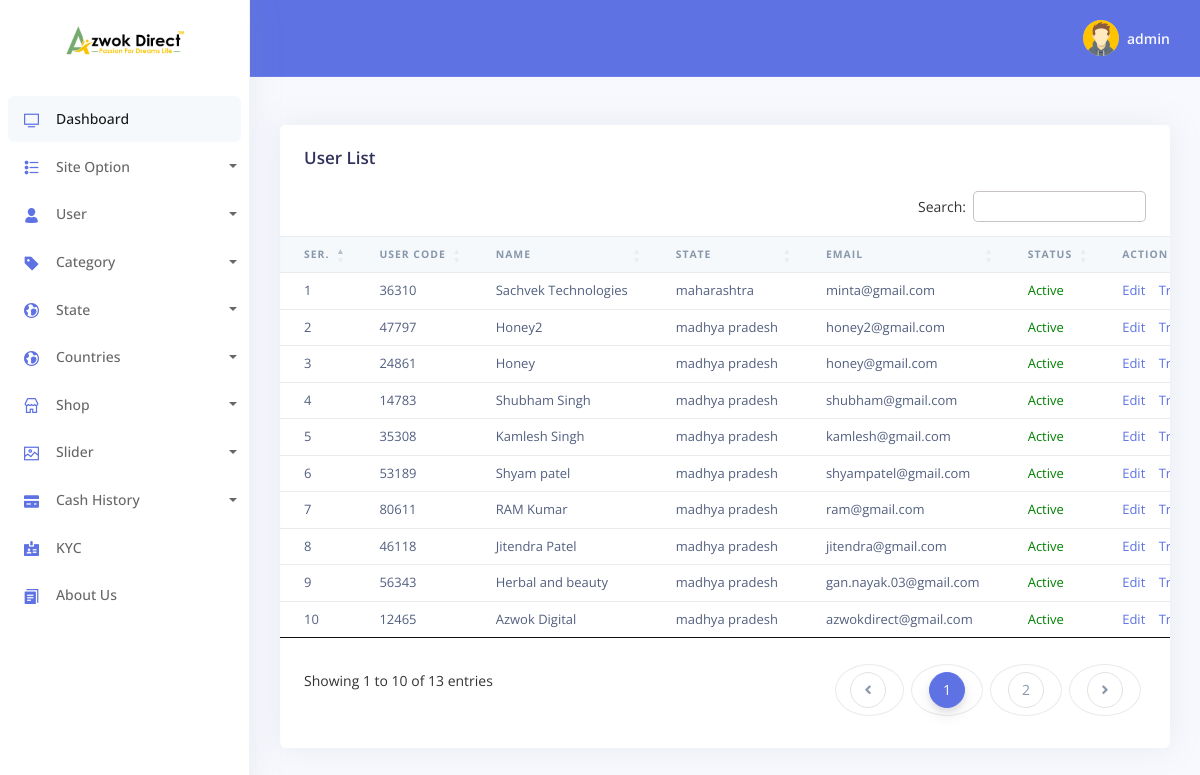
/admin/auser-list.php (signed in), run on the app's committed database.
### tables this page shows
CREATE TABLE `tbl_logo` (
  `id` int NOT NULL,
  `logo` varchar(240) NOT NULL,
  `front` varchar(240) NOT NULL
);

CREATE TABLE `tbl_users` (
  `uid` int NOT NULL,
  `customId` varchar(240) DEFAULT NULL,
  `name` varchar(240) NOT NULL,
  `email` varchar(240) NOT NULL,
  `mobile` varchar(240) DEFAULT NULL,
  `address` varchar(240) DEFAULT NULL,
  `nominee` varchar(240) DEFAULT NULL,
  `relation` varchar(240) DEFAULT NULL,
  `password` varchar(240) NOT NULL,
  `pin` varchar(240) NOT NULL DEFAULT '0',
  `state` varchar(240) NOT NULL,
  `country` varchar(200) NOT NULL,
  `sponserId` varchar(240) NOT NULL DEFAULT '1',
  `placementId` varchar(240) NOT NULL DEFAULT '0',
  `side` varchar(240) NOT NULL DEFAULT '1',
  `rightSide` varchar(240) NOT NULL DEFAULT '0',
  `leftSide` varchar(240) NOT NULL DEFAULT '0',
  `leftCount` int NOT NULL DEFAULT '0',
  `rightCount` int NOT NULL DEFAULT '0',
  `blance` varchar(240) NOT NULL DEFAULT '0',
  `regDate` datetime DEFAULT CURRENT_TIMESTAMP,
  `status` varchar(240) NOT NULL DEFAULT '0',
  `eligible` int NOT NULL DEFAULT '0',
  `birth` varchar(240) DEFAULT NULL,
  `selfPurches` varchar(240) DEFAULT NULL,
  `gender` varchar(240) NOT NULL
);

### config/Functions.php (called while the page is built, shortened)
<?php
     class Functions{
          public $host=	DB_HOST;
		public $user=	DB_USER;
		public $pass=	DB_PASS;
          public $name= 	DB_NAME;
          public $link;
          public function dbConnect(){
               $this->link= new mysqli($this->host,$this->user,$this->pass,$this->name);
          }
          public function select($query){
               $exicute=$this->link->query($query) or die(mysqli_error($this->link));
               if($exicute->num_rows>0){
                    return $exicute;
               }else{
                    return false;
               }
          }
     }

### Classes/admin/Siteinfo.php (called while the page is built, shortened)
<?php
     class Siteinfo{
             private $db;
             public function __construct(){
                  $this->db=new Functions();
             }
          public function getLogo(){
               $query="SELECT * from tbl_logo";
               $exicute=$this->db->select($query);
               if($exicute){
                    return $exicute;
                }else{
                     return false;
                }
          }
     }

### Classes/admin/User.php (called while the page is built, shortened)
<?php
     class User{
             private $db;
             public function __construct(){
                  $this->db=new Functions();
             }
          public function getAllUser(){
               $query="SELECT * FROM tbl_users where status='1'  ORDER BY uid DESC";
               $exicute=$this->db->select($query);
               if($exicute){
                    return $exicute;
               }else{
                    return false;
               }
          }
     }

### admin/auser-list.php (the view, shortened to what this page needs)
<?php include('template/load-header.php')?>
<?php include('template/sidebar.php')?>
<?php include('template/header.php')?>
    <div class="container-fluid mt--6">
      <div class="row">
        <div class="col">
          <div class="card">
            <div class="card-header border-0">
              <h3 class="mb-0">User List</h3>
            </div>
            <div class="table-responsive">
              <table id="example" class="table align-items-center table-flush">
                <thead class="thead-light">
                  <tr>
                    <th scope="col" class="sort" data-sort="name" >Ser.</th>
                    <th scope="col" class="sort" data-sort="name"  >User Code</th>
                    <th scope="col" class="sort" data-sort="name"  >Name</th>
                    <th scope="col" class="sort" data-sort="budget" >State</th>
                    <th scope="col" class="sort" data-sort="status"  >Email</th>
                    <th scope="col" class="sort" data-sort="status"  >Status</th>
                    <th scope="col" class="sort" data-sort="completion">Action</th>
                  </tr>
                </thead>
                <tbody class="list">
                <?php
                  $result=$user->getAllUser();
                  if($result){
                    $i='';
                    while($value=$result->fetch_assoc()){
                      $i++;
                ?>
                 <tr>
                   <td><?php echo $i?></td>
                   <td><?php echo $value['customId']?></td>
                   <td><?php echo $value['name']?></td>
                   <td><?php echo $value['state']?></td>
                   <td><?php echo $value['email']?></td>
                   <td><?php if($value['status']==1){echo '<span style="color:green">Active</span>';}else{echo '<span style="color:red">Deactive</span>';}?></td>
                   <td>
                   <a style="margin-right:10px" href="profile.php?eid=<?php echo $value['customId']?>">Edit</a>
                   <a style="margin-right:10px" href="tree.php?tid=<?php echo $value['customId']?>">Tree</a>
                   </td>
                 </tr>
                <?php }}?>
                </tbody>
              </table>
            </div>
          </div>
        </div>
      </div>
  <?php include('template/footer.php')?>

### admin/template/sidebar.php (shortened to what this page needs)
<body>
  <nav class="sidenav navbar navbar-vertical  fixed-left  navbar-expand-xs navbar-light bg-white" id="sidenav-main">
    <div class="scrollbar-inner">
      <div class="sidenav-header  align-items-center">
        <a class="navbar-brand" href="../index.php">
          <?php
            $result=$site->getLogo();
            if($result){
              while($value=$result->fetch_assoc()){
          ?>
          <img src="<?php echo $value['logo'];?>" class="navbar-brand-img" alt="...">
          <?php }}?>
        </a>
      </div>
      <div class="navbar-inner">
        <div class="collapse navbar-collapse" id="sidenav-collapse-main">
          <ul class="navbar-nav">
            <li class="nav-item">
              <a class="nav-link active" href="dashboard.php">
                <i class="ni ni-tv-2 text-primary"></i>
                <span class="nav-link-text">Dashboard</span>
              </a>
            </li>
            <li class="nav-item">
              <a href="#" class="dropdown-toggle nav-link" id="ddlmenuItem" data-toggle="dropdown"><i class="ni ni-bullet-list-67 text-primary"></i>Site Option</a>
            </li>
            <li class="nav-item">
            <a href="#" class="dropdown-toggle nav-link" id="ddlmenuItem" data-toggle="dropdown"><i class="ni ni-single-02 text-primary"></i>User</a>
          </li>
            <li class="nav-item">
                <a href="#" class="dropdown-toggle nav-link" id="ddlmenuItem" data-toggle="dropdown"><i class="ni ni-tag text-primary"></i>Category</a>
            </li>
            <li class="nav-item">
            <a href="#" class="dropdown-toggle nav-link" id="ddlmenuItem" data-toggle="dropdown"><i class="ni ni-world text-primary"></i>State</a>
          </li>
          <li class="nav-item">
            <a href="#" class="dropdown-toggle nav-link" id="ddlmenuItem" data-toggle="dropdown"><i class="ni ni-world text-primary"></i>Countries</a>
          </li>
            <li class="nav-item">
              <a href="#" class="dropdown-toggle nav-link" id="ddlmenuItem" data-toggle="dropdown"><i class="ni ni-shop text-primary"></i>Shop</a>
            </li>
            <li class="nav-item">
              <a href="#" class="dropdown-toggle nav-link" id="ddlmenuItem" data-toggle="dropdown"><i class="ni ni-image text-primary"></i>Slider</a>
            </li>
            <li class="nav-item">
              <a href="#" class="dropdown-toggle nav-link" id="ddlmenuItem" data-toggle="dropdown"><i class="ni ni-credit-card text-primary"></i>Cash History</a>
            </li>
            <li class="nav-item">
              <a class="nav-link" href="kyc.php">
                <i class="ni ni-badge text-primary"></i>
                <span class="nav-link-collection">KYC</span>
              </a>
            </li>
            <li class="nav-item">
              <a class="nav-link" href="About.php">
                <i class="ni ni-single-copy-04 text-primary"></i>
                <span class="nav-link-collection">About Us</span>
              </a>
            </li>
          </ul>
        </div>
      </div>
    </div>
  </nav>

### assets/css/style.css (style rules this page uses)
body { background: #f7f7f7; }
* { padding: 0; margin:0; }
ul li { position: relative; }

### data on the page
tbl_logo: logo (picture)
tbl_users: customId "36310", name "Sachvek Technologies", state "maharashtra", email "minta@gmail.com", status "Active"
tbl_users: customId "47797", name "Honey2", state "madhya pradesh", email "honey2@gmail.com", status "Active"
tbl_users: customId "24861", name "Honey", state "madhya pradesh", email "honey@gmail.com", status "Active"
tbl_users: customId "14783", name "Shubham Singh", state "madhya pradesh", email "shubham@gmail.com", status "Active"
tbl_users: customId "35308", name "Kamlesh Singh", state "madhya pradesh", email "kamlesh@gmail.com", status "Active"
tbl_users: customId "53189", name "Shyam patel", state "madhya pradesh", email "shyampatel@gmail.com", status "Active"
tbl_users: customId "80611", name "RAM Kumar", state "madhya pradesh", email "ram@gmail.com", status "Active"
tbl_users: customId "46118", name "Jitendra Patel", state "madhya pradesh", email "jitendra@gmail.com", status "Active"
tbl_users: customId "56343", name "Herbal and beauty", state "madhya pradesh", email "gan.nayak.03@gmail.com", status "Active"
tbl_users: customId "12465", name "Azwok Digital", state "madhya pradesh", email "azwokdirect@gmail.com", status "Active"

### other printed values
Session::get('admin') "admin"
